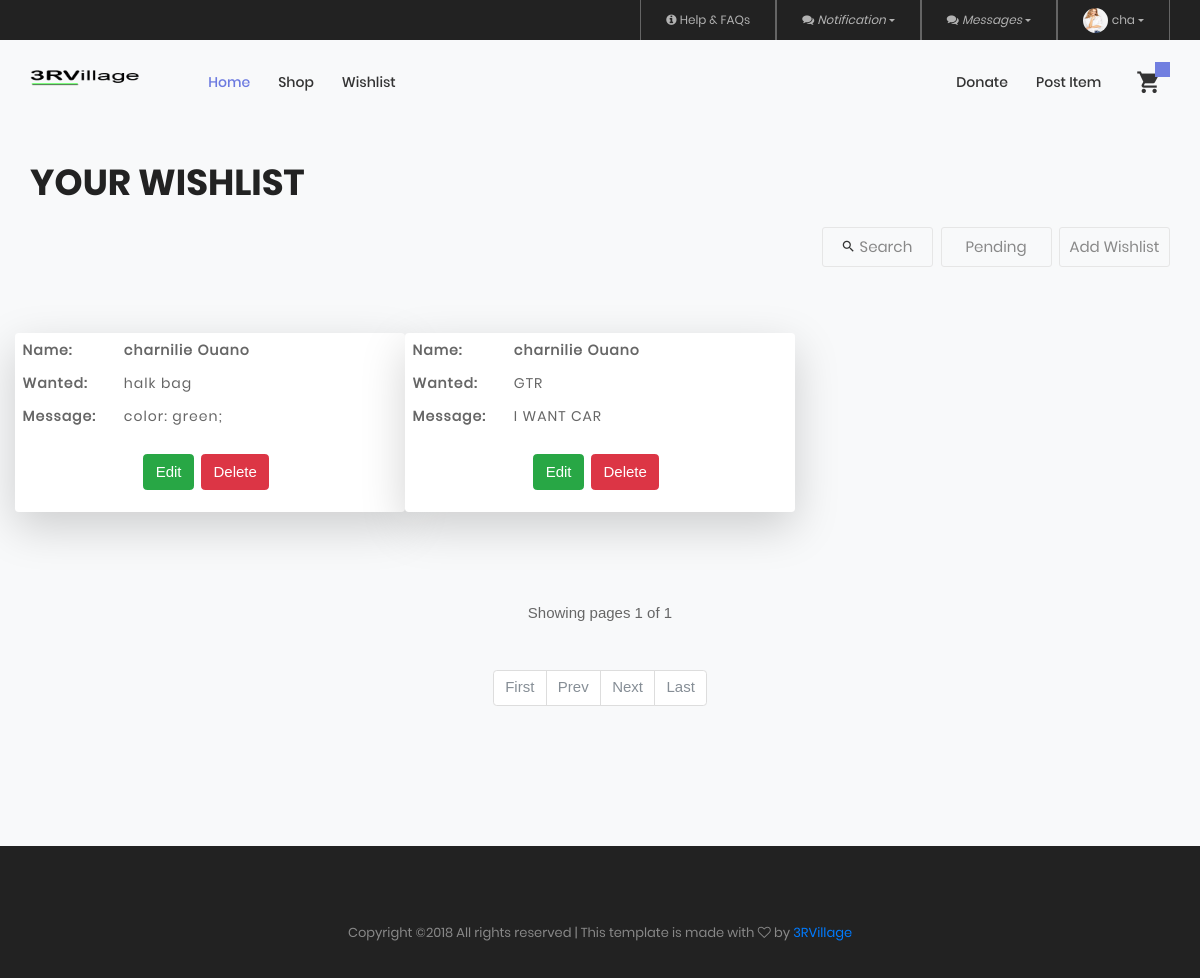
The page /mywishlist.php (signed in) on the database as committed earlier.
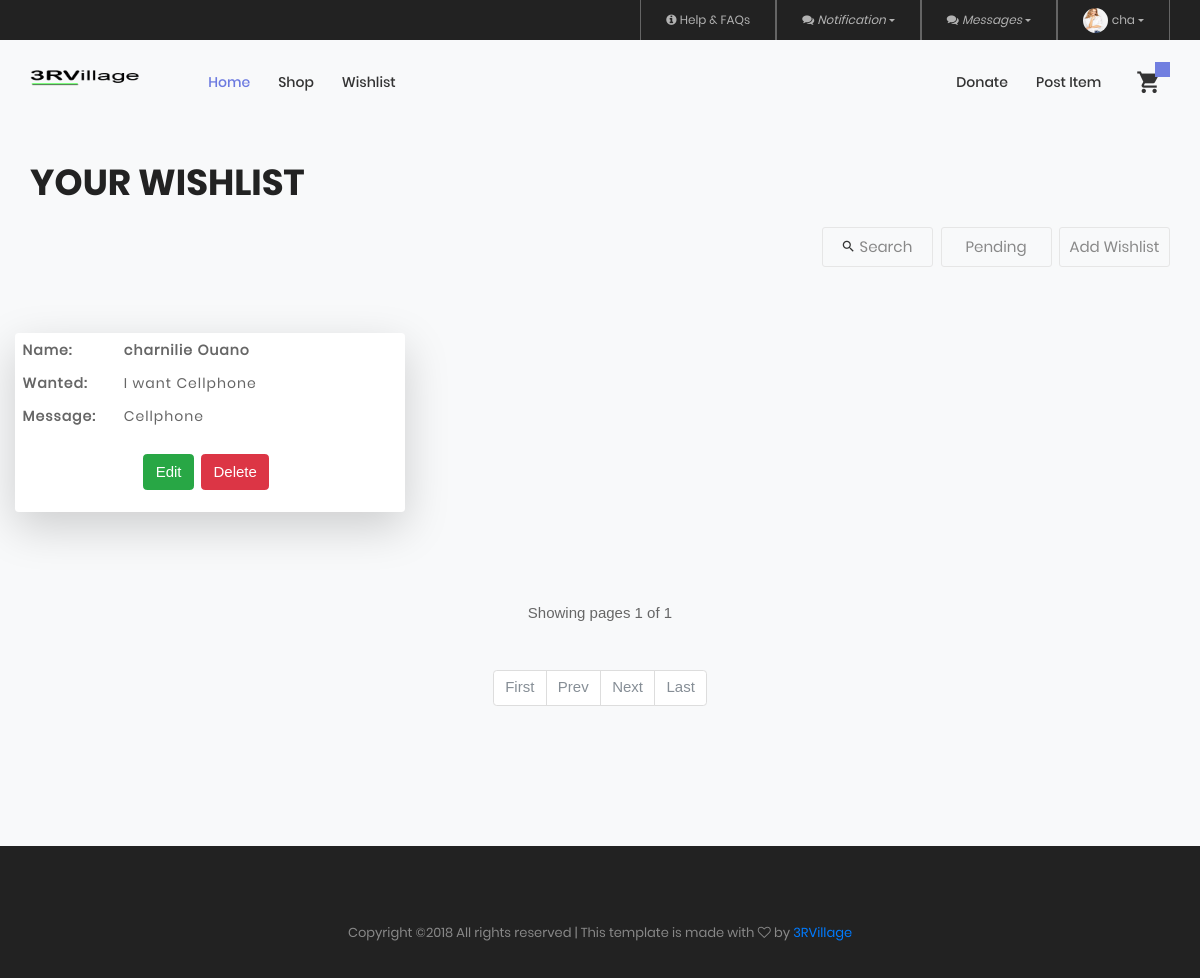
The same page on the database as committed later.
### tables this page shows
CREATE TABLE `wishlist` (
  `WishListID` int(11) NOT NULL,
  `WLName` varchar(50) NOT NULL,
  `WLWant` varchar(100) NOT NULL,
  `WLMessage` varchar(255) NOT NULL,
  `WLCategory` varchar(50) NOT NULL,
  `accountid` int(11) NOT NULL,
  `WLStatus` int(11) NOT NULL DEFAULT '1',
  `_date` timestamp NOT NULL DEFAULT CURRENT_TIMESTAMP
);

### public/mywishlist.php (the view, shortened to what the changed rows need)
  <?php
  if(!isset($_GET['page']) || $_GET['page'] <=0 || !is_numeric($_GET['page'])){
        $page = 1;
      }else{
        $page = $_GET['page'];
      }
  function pagination($table,$field,$field1Ans,$field2,$field2Ans,$page,$offset,$limit,$order,$sort,$add){
        include('connection.php');
      $arrayData = [];
      $sql = mysqli_query($conn,"SELECT COUNT(*) FROM $table WHERE $field = '$field1Ans' AND $field2 = '$field2Ans'");
      $totalPage = mysqli_fetch_array($sql)[0];
      $totalPages = ceil($totalPage/$limit);
      $offset = ($page-1) * $limit;
      $first = ($page <= 1)?"disabled":"";
      $prevLI = ($page <= 1)?"disabled":"";
      $prevLink = ($prevLI == "disabled")?"#":"?page=".($page-1)."".$add;
      $nextLI = ($page >= $totalPages)?"disabled":"";
      $nextLink = ($nextLI == "disabled")?"#":"?page=".($page+1)."".$add;
      $lastLI = ($page >= $totalPages)?"disabled":"";
      $lastLink = ($lastLI == "disabled")?"#":"?page=".$totalPages."".$add;
      $pagination = '
        <nav>
          <ul class="pagination">
            <li class="page-item '.$first.'"><a class="page-link" href="?page=1'.$add.'">First</a></li>
            <li class="page-item '.$prevLI.'"><a class="page-link" href="'.$prevLink.'">Prev</a></li>
            <li class="page-item '.$nextLI.'"><a class="page-link" href="'.$nextLink.'">Next</a></li>
            <li class="page-item '.$lastLI.'"><a class="page-link" href="'.$lastLink.'">Last</a></li>
          </ul>
        </nav>
        ';
      if(is_numeric($page)){
         $sql = mysqli_query($conn,"SELECT * FROM $table WHERE $field = '$field1Ans' AND $field2 = '$field2Ans' ORDER BY $order $sort LIMIT $offset,$limit");
         while ($row = mysqli_fetch_assoc($sql)){
          $arrayData[] = $row;
         }
      }
      return json_encode(array("pagination"=>$pagination,"data"=>$arrayData,"showing"=>$page,"all"=>$totalPages));
    }
   ?>
<!DOCTYPE html>
<html lang="en">
<head>
  <?php include('link.php');?>
  </head>
<body class="bg-light">
  <?php
      include('header.php');
   ?>
   <section class="bg0 p-t-23 p-b-140 m-t-100 bg-light">
    <div class="container">
       <?php
           $sessionID = $_SESSION['accountid'];
           $id = mysqli_query($conn, "SELECT accountid FROM `account` WHERE username = '$sessionID'")->fetch_object()->accountid;
            $dataAll = json_decode(pagination("wishlist","WLStatus",1,"accountid","$id",$page,1,9,"WishListID","DESC",""),true);
            $res = mysqli_query($conn, "SELECT * FROM account WHERE accountid = '$id'");
              while($row=$res->fetch_array()){
     ?>
      <?php
      $builder = $dom = null;
        foreach ($dataAll['data'] as $value) {
           $builder =
         '
    <div class="row">
    <div class="shadow-lg col-sm-4 p-2 bg-white rounded mb-5 isotope-item *">
        <div class="row stext-105 cl3 p-b-5">
        <div class="col-sm-3">
          <strong><label>Name:</label></strong>
        </div>
        <div class="col-sm-8 ">
          <label><strong>'.$value['WLName'].'</strong></label>
        </div>
      </div>
      <div class="row stext-105 cl3 p-b-5">
        <div class="col-sm-3">
          <strong><label>Wanted:</label></strong>
        </div>
        <div class="col-sm-8">
          <label>'.$value['WLWant'].'</label>
        </div>
      </div>
      <div class="row stext-105 cl3 p-b-5">
        <div class="col-sm-3">
         <strong><label>Message:</label></strong>
        </div>
        <div class="col-sm-8">
          <label>'.$value['WLMessage'].'</label>
        </div>
      </div>
      <div class="row justify-content-center">
        <div class="row justify-content-center py-3">
          <a href="updatewishlist.php?id='.$value['WishListID'].'"><button type="button" class="btn btn-success mr-2"
          onclick="confirm(\'Are you sure to edit ?\')">Edit</button></a>
          <a href="deactivatewishlist.php?del='.$value['WishListID'].'"><button type="button" class="btn btn-danger mr-2"
          onclick="confirm(\'Are you sure to delete this post ?\')">Delete</button></a>
        </div>
      </div>
     </div>
    </div>
    ';
          $dom = $dom."".$builder;
      }
    }
      ?>
      <div class="row isotope-grid">
        <?php echo $dom; ?>
      </div>
    </div>
  </section>
 </body>
</html>

Rows that differ between the two databases and show on the page:
removed wishlist: WLName "charnilie Ouano", WLWant "halk bag", WLMessage "color: green;"
removed wishlist: WLName "charnilie Ouano", WLWant "GTR", WLMessage "I WANT CAR"
now on this page (row edited): wishlist: WLName "charnilie Ouano", WLWant "I want Cellphone", WLMessage "Cellphone"
Other text that changed with them:
text no longer shown: "Name: Name: Wanted: Wanted: Message: Message: Edit Edit Delete Delete"
text now shown: "Name: Wanted: Message: Edit Delete"
